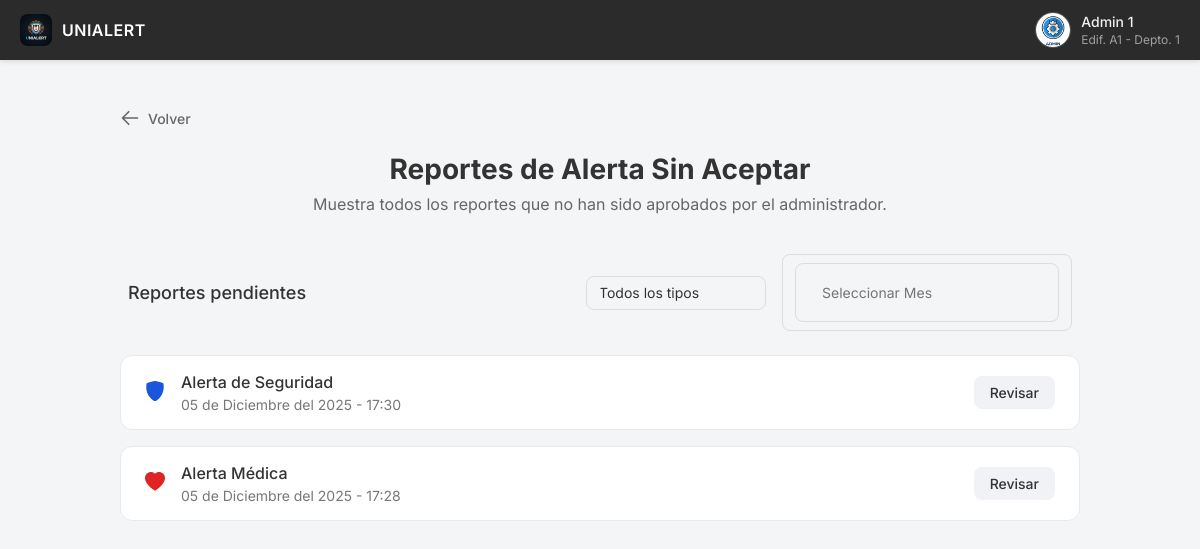
The page /Admin/ReportesSA.php (signed in) on the database as committed earlier.
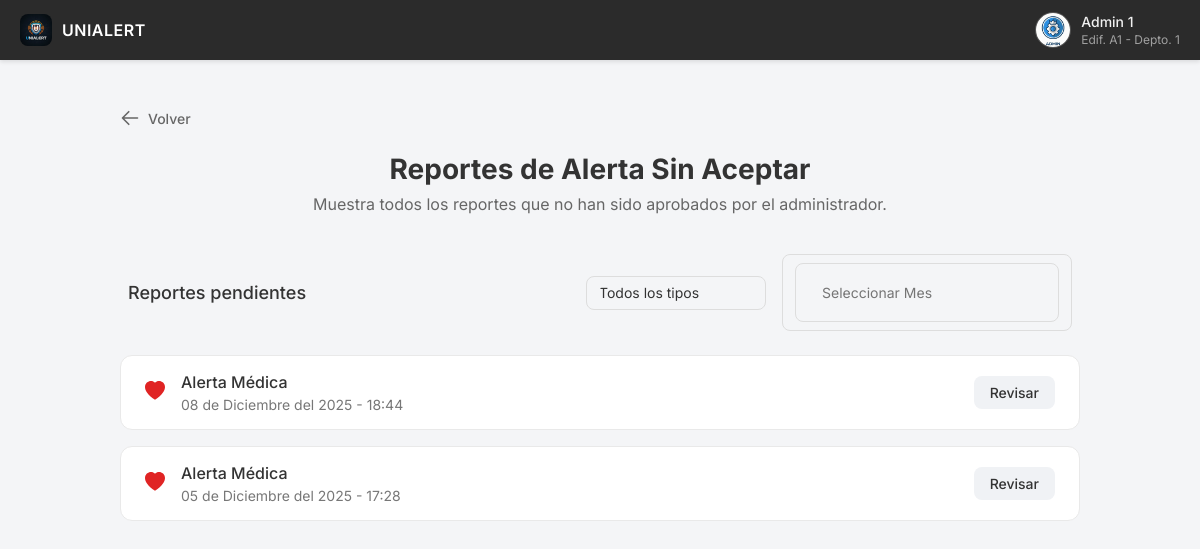
The same page on the database as committed later.
### tables this page shows
CREATE TABLE `usuarios` (
  `IdUsuario` int(11) NOT NULL,
  `IdRol` int(11) NOT NULL,
  `Nombre` varchar(100) NOT NULL,
  `ApPaterno` varchar(100) NOT NULL,
  `ApMaterno` varchar(100) DEFAULT NULL,
  `Correo` varchar(100) DEFAULT NULL,
  `Edificio` varchar(50) DEFAULT NULL,
  `Departamento` varchar(50) DEFAULT NULL,
  `Contador` int(11) DEFAULT 0,
  `Activo` tinyint(1) DEFAULT 1
);

CREATE TABLE `incidentes` (
  `IdIncidente` int(11) NOT NULL,
  `IdUsuario` int(11) NOT NULL,
  `IdVigilante` int(11) DEFAULT NULL,
  `EdificioAfectado` varchar(50) DEFAULT NULL,
  `DepartamentoAfectado` varchar(50) DEFAULT NULL,
  `Sangre` tinyint(1) DEFAULT 0,
  `TipoEmergencia` varchar(50) DEFAULT NULL,
  `PublicoOPrivado` varchar(20) DEFAULT NULL,
  `Armas` tinyint(1) DEFAULT 0,
  `Descripcion` text DEFAULT NULL,
  `Fecha` date DEFAULT curdate(),
  `HoraInicio` time DEFAULT curtime(),
  `HoraFin` time DEFAULT NULL,
  `AccionesGuardia` text DEFAULT NULL,
  `Aprobado` tinyint(4) DEFAULT 0,
  `Finalizado` tinyint(1) NOT NULL DEFAULT 0
);

### Admin/ReportesSA.php (the view, shortened to what this page needs)
<?php
include '../Backend/conexion.php';
$idUsuario = $_SESSION['IdUsuario'];
$rolSesion = $_SESSION['Rol'];
$sql = "SELECT Nombre, ApPaterno, Edificio, Departamento FROM Usuarios WHERE IdUsuario = ?";
$stmt = $conn->prepare($sql);
$stmt->bind_param("i", $idUsuario);
$stmt->execute();
$resultado = $stmt->get_result();
$datos = $resultado->fetch_assoc();
$nombreMostrar = $datos['Nombre'] . " " . $datos['ApPaterno'];
$detallesMostrar = (!empty($datos['Edificio']) && !empty($datos['Departamento']))
    ? "Edif. " . $datos['Edificio'] . " - Depto. " . $datos['Departamento']
    : $rolSesion;
$whereClause = "WHERE Aprobado = 0 AND HoraFin IS NOT NULL";
$filtroMes = isset($_GET['mes']) ? $_GET['mes'] : '';
$sqlReportes = "SELECT * FROM Incidentes $whereClause ORDER BY Fecha DESC, HoraInicio DESC";
$resultReportes = $conn->query($sqlReportes);
?>
<!DOCTYPE html>
<html lang="es">
<head>
    <link rel="stylesheet" href="../CSS/style.css">
    <link rel="stylesheet" href="../CSS/style.css">
    <link rel="stylesheet" href="https://cdn.jsdelivr.net/npm/flatpickr/dist/flatpickr.min.css">
    <link rel="stylesheet" href="https://npmcdn.com/flatpickr/dist/themes/material_blue.css">
    <link rel="stylesheet" href="https://cdn.jsdelivr.net/npm/flatpickr/dist/plugins/monthSelect/style.css">
</head>
<body class="body-admin">
    <header class="navbar">
        <div class="navbar-left">
            <img src="../Multimedia/Unialert Logo.png" alt="Logo de UniAlert" class="navbar-logo">
            <span class="navbar-logo-text">UNIALERT</span>
        </div>
        <div class="navbar-right">
            <img src="../Multimedia/AdminAvatar.png" alt="Avatar" class="user-avatar">
            <div class="user-info">
                <span class="user-name"><?php echo $nombreMostrar; ?></span>
                <span class="user-details"><?php echo $detallesMostrar; ?></span>
            </div>
        </div>
    </header>
    <main class="admin-container">
        <button onclick="window.location.href='Admin.php'" class="btn-back-global">
            <svg xmlns="http://www.w3.org/2000/svg" fill="none" viewBox="0 0 24 24" stroke-width="2" stroke="currentColor">
                <path stroke-linecap="round" stroke-linejoin="round" d="M10.5 19.5L3 12m0 0l7.5-7.5M3 12h18" />
            </svg>
            Volver
        </button>
        <div class="page-header">
            <h1>Reportes de Alerta Sin Aceptar</h1>
            <p>Muestra todos los reportes que no han sido aprobados por el administrador.</p>
        </div>
        <form method="GET" class="filter-bar-simple" style="gap: 15px;">
            <div class="filter-bar-title">Reportes pendientes</div>
            <div class="filter-bar-actions" style="width: auto;">
                <div class="date-picker-wrapper" style="width: 180px;">
                    <select name="tipo" class="form-input" style="border:none; background:transparent; padding:0; height:100%; cursor:pointer;" onchange="this.form.submit()">
                        <option value="">Todos los tipos</option>
                    </select>
                </div>
                <div class="date-picker-wrapper">
                    <div class="date-picker-wrapper">
                        <input type="text" id="filtroFecha" name="mes" class="form-input calendar-input"
                            placeholder="Seleccionar Mes"
                            value="<?php echo $filtroMes; ?>"
                            readonly
                            style="cursor: pointer; background-color: transparent; border: none;">
                    </div>
                </div>
            </div>
        </form>
        <div class="report-list">
            <?php
            if ($resultReportes->num_rows > 0) {
                while($row = $resultReportes->fetch_assoc()) {
                    $esMedica = ($row['TipoEmergencia'] == 'medica');
                    $titulo = $esMedica ? "Alerta Médica" : "Alerta de Seguridad";
                    $fechaOriginal = strtotime($row['Fecha'] . ' ' . $row['HoraInicio']);
                    $meses = array("Enero","Febrero","Marzo","Abril","Mayo","Junio","Julio","Agosto","Septiembre","Octubre","Noviembre","Diciembre");
                    $dia = date('d', $fechaOriginal);
                    $mesIndex = date('n', $fechaOriginal) - 1;
                    $anio = date('Y', $fechaOriginal);
                    $hora = date('H:i', $fechaOriginal);
                    $fechaTexto = "$dia de " . $meses[$mesIndex] . " del $anio - $hora";
                    echo '
                    <div class="report-item">
                        <div class="report-icon">';
                    if ($esMedica) {
                        echo '<svg xmlns="http://www.w3.org/2000/svg" width="20" height="20" fill="#e02424" viewBox="0 0 16 16">
                                <path fill-rule="evenodd" d="M8 1.314C12.438-3.248 23.534 4.735 8 15-7.534 4.736 3.562-3.248 8 1.314z"/>
                              </svg>';
                    }
                    echo '</div>
                        <div class="report-content">
                            <h4>' . $titulo . '</h4>
                            <p>' . $fechaTexto . '</p>
                        </div>
                        <a href="DetalleAprobacion.php?id=' . $row['IdIncidente'] . '" class="review-button">Revisar</a>
                    </div>';
                }
            } else {
                echo '<p style="text-align:center; color:#666; padding:20px;">No hay reportes pendientes con estos filtros.</p>';
            }
            ?>
        </div>
        </main>
</body>
</html>

### CSS/style.css (style rules this page uses)
* { box-sizing: border-box; margin: 0; padding: 0; }
input[type="text"], input[type="password"], input[type="email"], select, textarea, .form-input { width: 100%; padding: 12px 14px; font-size: 14px; font-family: 'Inter', sans-serif; color: #333; background-color: #f9f9f9; border: 1px solid #ddd; border-radius: 8px; transition: border-color 0.2s, box-shadow 0.2s; -webkit-appearance: none; -moz-appearance: none; appearance: none; }
body { font-family: 'Inter', -apple-system, BlinkMacSystemFont, "Segoe UI", Roboto, Helvetica, Arial, sans-serif; background-color: #f4f5f7; color: #333; margin: 0; padding-top: 60px; box-sizing: border-box; }
.body-admin { display: flex; flex-direction: column; min-height: calc(100vh - 60px); }
.navbar { position: fixed; top: 0; left: 0; width: 100%; background-color: #2b2b2b; padding: 12px 20px; display: flex; justify-content: space-between; align-items: center; box-shadow: 0 2px 4px rgba(0, 0, 0, 0.1); z-index: 1000; }
.navbar-left, .navbar-right { display: flex; align-items: center; }
.navbar-logo { width: 32px; height: 32px; object-fit: contain; border-radius: 8px; margin-right: 10px; }
.navbar-logo-text { color: #ffffff; font-size: 16px; font-weight: 600; letter-spacing: 0.5px; }
.user-avatar { width: 36px; height: 36px; border-radius: 50%; object-fit: cover; margin-right: 10px; border: 1px solid rgba(255, 255, 255, 0.2); }
.user-info { display: flex; flex-direction: column; color: #f0f0f0; font-size: 14px; }
.user-name { font-weight: 500; margin-bottom: 2px; }
.user-details { font-size: 12px; color: #a0a0a0; }
body { padding-top: 60px; }
.admin-container { width: 90%; max-width: 960px; margin: 40px auto; flex-grow: 1; }
.page-header { text-align: center; margin-bottom: 40px; }
.page-header h1 { font-size: 28px; color: #333; margin-bottom: 8px; }
.page-header p { font-size: 16px; color: #666; }
.form-input { width: 100%; padding: 12px 14px; font-size: 14px; font-family: 'Inter', sans-serif; color: #333; background-color: #f9f9f9; border: 1px solid #ddd; border-radius: 8px; transition: border-color 0.2s, box-shadow 0.2s; -webkit-appearance: none; -moz-appearance: none; appearance: none; }
select.form-input { background-repeat: no-repeat; background-position: right 14px center; background-size: 10px 10px; }
.date-picker-wrapper { position: relative; display: flex; align-items: center; border: 1px solid #ddd; border-radius: 8px; padding: 8px 12px; }
.report-list { display: grid; gap: 16px; }
.report-item { display: flex; align-items: center; background-color: #fff; border: 1px solid #e9e9e9; border-radius: 12px; padding: 16px 24px; transition: box-shadow 0.2s; }
.report-icon { color: #888; margin-right: 16px; flex-shrink: 0; }
.report-content { flex-grow: 1; }
.report-content h4 { font-weight: 500; color: #333; margin: 0 0 4px 0; }
.report-content p { font-size: 14px; color: #777; margin: 0; }
.review-button { background-color: #f0f2f5; color: #333; padding: 8px 16px; border-radius: 8px; text-decoration: none; font-weight: 500; font-size: 14px; transition: background-color 0.2s; }
.filter-bar-simple { display: flex; justify-content: space-between; align-items: center; margin-bottom: 24px; padding: 0 8px; }
.filter-bar-title { font-size: 18px; font-weight: 500; color: #333; }
.filter-bar-actions { display: flex; align-items: center; gap: 16px; }
.btn-back-global { display: inline-flex; align-items: center; gap: 8px; background: transparent; border: none; color: #666; font-size: 14px; font-weight: 500; cursor: pointer; padding: 8px 12px 8px 0; margin-bottom: 16px; transition: color 0.2s; font-family: 'Inter', sans-serif; }
.btn-back-global svg { width: 20px; height: 20px; }

Rows that differ between the two databases and show on the page:
no longer on this page (row edited): incidentes: TipoEmergencia "Alerta de Seguridad", fechaTexto "05 de Diciembre del 2025 - 17:30"
added incidentes: TipoEmergencia "Alerta Médica", fechaTexto "08 de Diciembre del 2025 - 18:44"
